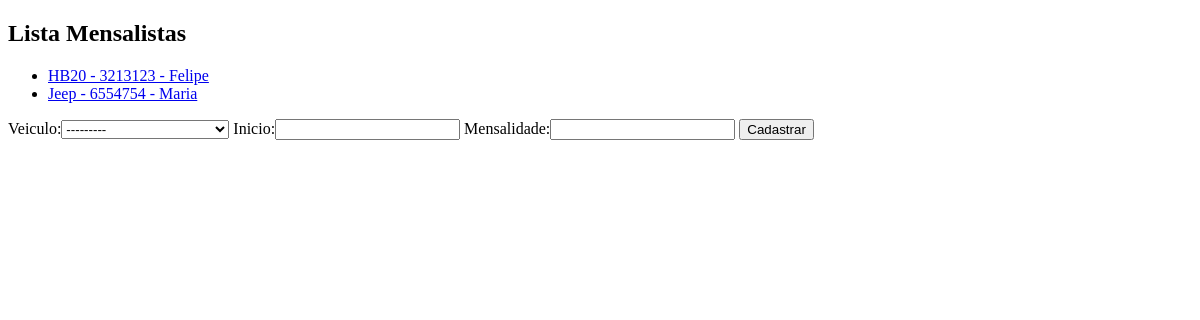
Before: /core/mensalistas/ with the older database file.
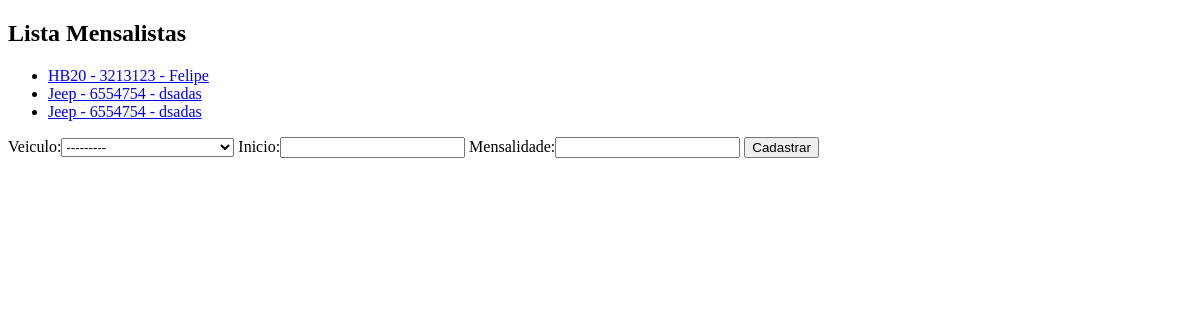
After: the same page with the newer database file.
### core/models.py (models this page shows)
class mensalista(models.Model):
    veiculo= models.ForeignKey(veiculo, on_delete=models.SET_NULL, null=True)
    inicio = models.DateField()
    mensalidade = models.DecimalField(max_digits=7, decimal_places=2)
    def __str__(self):
        return str(self.veiculo)

class veiculo(models.Model):
    marca = models.ForeignKey(marca, on_delete=models.SET_NULL, null=True)
    dono = models.ForeignKey(pessoa, on_delete=models.SET_NULL, null=True)
    placa = models.CharField(max_length=7)
    modelo = models.CharField(max_length=30)
    cor = models.CharField(max_length=20)
    observacoes = models.TextField()
    def __str__(self):
        return self.modelo + " - " + self.placa + " - " + str(self.dono)

class pessoa(models.Model):
    nome = models.CharField(max_length=100)
    end = models.CharField(max_length=200)
    telefone = models.CharField(max_length=200)
    def __str__(self):
        return self.nome

### core/views.py (the view)
def lista_mensalistas(request):
    mensalistas = mensalista.objects.all()
    form = MensalistaForm()
    data = {'mensalistas': mensalistas, 'form': form}
    return render(request, 'core/lista_mensalistas.html', data)

### core/forms.py
class MensalistaForm(ModelForm):
    class Meta:
        model = mensalista
        fields = '__all__'

### core/templates/core/lista_mensalistas.html (shortened to what this page needs)
<!DOCTYPE html>
<html lang="en">
<head>
</head>
<body>
<h2>Lista Mensalistas</h2>
<ul>
    {% for mensalista in mensalistas%}
        <li>
            <a href="{% url 'core_mensalista_update' mensalista.id%}">{{mensalista}}</a>
        </li>
    {% endfor%}
</ul>
<form action="{% url 'core_mensalista_novo'%} " method="POST">
    {{form}}
    <button type="submit"> Cadastrar </button>
</form>
</body>
</html>

Changed rows visible on the page:
changed through a linked row, mensalista (number 2 of 3 on the later page): veiculo.nome "Jeep - 6554754 - Maria" → "Jeep - 6554754 - dsadas"
added mensalista: veiculo.nome "Jeep - 6554754 - dsadas"
